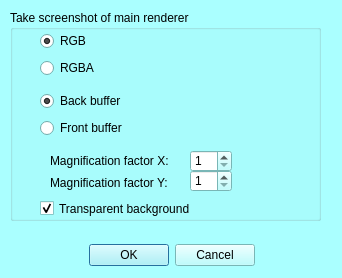
<?xml version="1.0" encoding="UTF-8"?>
<ui version="4.0">
 <class>mqScreenshotDialog</class>
 <widget class="QDialog" name="mqScreenshotDialog">
  <property name="geometry">
   <rect>
    <x>0</x>
    <y>0</y>
    <width>342</width>
    <height>278</height>
   </rect>
  </property>
  <property name="palette">
   <palette>
    <active>
     <colorrole role="WindowText">
      <brush brushstyle="SolidPattern">
       <color alpha="255">
        <red>0</red>
        <green>0</green>
        <blue>0</blue>
       </color>
      </brush>
     </colorrole>
     <colorrole role="Button">
      <brush brushstyle="SolidPattern">
       <color alpha="255">
        <red>170</red>
        <green>255</green>
        <blue>255</blue>
       </color>
      </brush>
     </colorrole>
     <colorrole role="Light">
      <brush brushstyle="SolidPattern">
       <color alpha="255">
        <red>255</red>
        <green>255</green>
        <blue>255</blue>
       </color>
      </brush>
     </colorrole>
     <colorrole role="Midlight">
      <brush brushstyle="SolidPattern">
       <color alpha="255">
        <red>212</red>
        <green>255</green>
        <blue>255</blue>
       </color>
      </brush>
     </colorrole>
     <colorrole role="Dark">
      <brush brushstyle="SolidPattern">
       <color alpha="255">
        <red>85</red>
        <green>127</green>
        <blue>127</blue>
       </color>
      </brush>
     </colorrole>
     <colorrole role="Mid">
      <brush brushstyle="SolidPattern">
       <color alpha="255">
        <red>113</red>
        <green>170</green>
        <blue>170</blue>
       </color>
      </brush>
     </colorrole>
     <colorrole role="Text">
      <brush brushstyle="SolidPattern">
       <color alpha="255">
        <red>0</red>
        <green>0</green>
        <blue>0</blue>
       </color>
      </brush>
     </colorrole>
     <colorrole role="BrightText">
      <brush brushstyle="SolidPattern">
       <color alpha="255">
        <red>255</red>
        <green>255</green>
        <blue>255</blue>
       </color>
      </brush>
     </colorrole>
     <colorrole role="ButtonText">
      <brush brushstyle="SolidPattern">
       <color alpha="255">
        <red>0</red>
        <green>0</green>
        <blue>0</blue>
       </color>
      </brush>
     </colorrole>
     <colorrole role="Base">
      <brush brushstyle="SolidPattern">
       <color alpha="255">
        <red>255</red>
        <green>255</green>
        <blue>255</blue>
       </color>
      </brush>
     </colorrole>
     <colorrole role="Window">
      <brush brushstyle="SolidPattern">
       <color alpha="255">
        <red>170</red>
        <green>255</green>
        <blue>255</blue>
       </color>
      </brush>
     </colorrole>
     <colorrole role="Shadow">
      <brush brushstyle="SolidPattern">
       <color alpha="255">
        <red>0</red>
        <green>0</green>
        <blue>0</blue>
       </color>
      </brush>
     </colorrole>
     <colorrole role="AlternateBase">
      <brush brushstyle="SolidPattern">
       <color alpha="255">
        <red>212</red>
        <green>255</green>
        <blue>255</blue>
       </color>
      </brush>
     </colorrole>
     <colorrole role="ToolTipBase">
      <brush brushstyle="SolidPattern">
       <color alpha="255">
        <red>255</red>
        <green>255</green>
        <blue>220</blue>
       </color>
      </brush>
     </colorrole>
     <colorrole role="ToolTipText">
      <brush brushstyle="SolidPattern">
       <color alpha="255">
        <red>0</red>
        <green>0</green>
        <blue>0</blue>
       </color>
      </brush>
     </colorrole>
     <colorrole role="PlaceholderText">
      <brush brushstyle="NoBrush">
       <color alpha="128">
        <red>0</red>
        <green>0</green>
        <blue>0</blue>
       </color>
      </brush>
     </colorrole>
    </active>
    <inactive>
     <colorrole role="WindowText">
      <brush brushstyle="SolidPattern">
       <color alpha="255">
        <red>0</red>
        <green>0</green>
        <blue>0</blue>
       </color>
      </brush>
     </colorrole>
     <colorrole role="Button">
      <brush brushstyle="SolidPattern">
       <color alpha="255">
        <red>170</red>
        <green>255</green>
        <blue>255</blue>
       </color>
      </brush>
     </colorrole>
     <colorrole role="Light">
      <brush brushstyle="SolidPattern">
       <color alpha="255">
        <red>255</red>
        <green>255</green>
        <blue>255</blue>
       </color>
      </brush>
     </colorrole>
     <colorrole role="Midlight">
      <brush brushstyle="SolidPattern">
       <color alpha="255">
        <red>212</red>
        <green>255</green>
        <blue>255</blue>
       </color>
      </brush>
     </colorrole>
     <colorrole role="Dark">
      <brush brushstyle="SolidPattern">
       <color alpha="255">
        <red>85</red>
        <green>127</green>
        <blue>127</blue>
       </color>
      </brush>
     </colorrole>
     <colorrole role="Mid">
      <brush brushstyle="SolidPattern">
       <color alpha="255">
        <red>113</red>
        <green>170</green>
        <blue>170</blue>
       </color>
      </brush>
     </colorrole>
     <colorrole role="Text">
      <brush brushstyle="SolidPattern">
       <color alpha="255">
        <red>0</red>
        <green>0</green>
        <blue>0</blue>
       </color>
      </brush>
     </colorrole>
     <colorrole role="BrightText">
      <brush brushstyle="SolidPattern">
       <color alpha="255">
        <red>255</red>
        <green>255</green>
        <blue>255</blue>
       </color>
      </brush>
     </colorrole>
     <colorrole role="ButtonText">
      <brush brushstyle="SolidPattern">
       <color alpha="255">
        <red>0</red>
        <green>0</green>
        <blue>0</blue>
       </color>
      </brush>
     </colorrole>
     <colorrole role="Base">
      <brush brushstyle="SolidPattern">
       <color alpha="255">
        <red>255</red>
        <green>255</green>
        <blue>255</blue>
       </color>
      </brush>
     </colorrole>
     <colorrole role="Window">
      <brush brushstyle="SolidPattern">
       <color alpha="255">
        <red>170</red>
        <green>255</green>
        <blue>255</blue>
       </color>
      </brush>
     </colorrole>
     <colorrole role="Shadow">
      <brush brushstyle="SolidPattern">
       <color alpha="255">
        <red>0</red>
        <green>0</green>
        <blue>0</blue>
       </color>
      </brush>
     </colorrole>
     <colorrole role="AlternateBase">
      <brush brushstyle="SolidPattern">
       <color alpha="255">
        <red>212</red>
        <green>255</green>
        <blue>255</blue>
       </color>
      </brush>
     </colorrole>
     <colorrole role="ToolTipBase">
      <brush brushstyle="SolidPattern">
       <color alpha="255">
        <red>255</red>
        <green>255</green>
        <blue>220</blue>
       </color>
      </brush>
     </colorrole>
     <colorrole role="ToolTipText">
      <brush brushstyle="SolidPattern">
       <color alpha="255">
        <red>0</red>
        <green>0</green>
        <blue>0</blue>
       </color>
      </brush>
     </colorrole>
     <colorrole role="PlaceholderText">
      <brush brushstyle="NoBrush">
       <color alpha="128">
        <red>0</red>
        <green>0</green>
        <blue>0</blue>
       </color>
      </brush>
     </colorrole>
    </inactive>
    <disabled>
     <colorrole role="WindowText">
      <brush brushstyle="SolidPattern">
       <color alpha="255">
        <red>85</red>
        <green>127</green>
        <blue>127</blue>
       </color>
      </brush>
     </colorrole>
     <colorrole role="Button">
      <brush brushstyle="SolidPattern">
       <color alpha="255">
        <red>170</red>
        <green>255</green>
        <blue>255</blue>
       </color>
      </brush>
     </colorrole>
     <colorrole role="Light">
      <brush brushstyle="SolidPattern">
       <color alpha="255">
        <red>255</red>
        <green>255</green>
        <blue>255</blue>
       </color>
      </brush>
     </colorrole>
     <colorrole role="Midlight">
      <brush brushstyle="SolidPattern">
       <color alpha="255">
        <red>212</red>
        <green>255</green>
        <blue>255</blue>
       </color>
      </brush>
     </colorrole>
     <colorrole role="Dark">
      <brush brushstyle="SolidPattern">
       <color alpha="255">
        <red>85</red>
        <green>127</green>
        <blue>127</blue>
       </color>
      </brush>
     </colorrole>
     <colorrole role="Mid">
      <brush brushstyle="SolidPattern">
       <color alpha="255">
        <red>113</red>
        <green>170</green>
        <blue>170</blue>
       </color>
      </brush>
     </colorrole>
     <colorrole role="Text">
      <brush brushstyle="SolidPattern">
       <color alpha="255">
        <red>85</red>
        <green>127</green>
        <blue>127</blue>
       </color>
      </brush>
     </colorrole>
     <colorrole role="BrightText">
      <brush brushstyle="SolidPattern">
       <color alpha="255">
        <red>255</red>
        <green>255</green>
        <blue>255</blue>
       </color>
      </brush>
     </colorrole>
     <colorrole role="ButtonText">
      <brush brushstyle="SolidPattern">
       <color alpha="255">
        <red>85</red>
        <green>127</green>
        <blue>127</blue>
       </color>
      </brush>
     </colorrole>
     <colorrole role="Base">
      <brush brushstyle="SolidPattern">
       <color alpha="255">
        <red>170</red>
        <green>255</green>
        <blue>255</blue>
       </color>
      </brush>
     </colorrole>
     <colorrole role="Window">
      <brush brushstyle="SolidPattern">
       <color alpha="255">
        <red>170</red>
        <green>255</green>
        <blue>255</blue>
       </color>
      </brush>
     </colorrole>
     <colorrole role="Shadow">
      <brush brushstyle="SolidPattern">
       <color alpha="255">
        <red>0</red>
        <green>0</green>
        <blue>0</blue>
       </color>
      </brush>
     </colorrole>
     <colorrole role="AlternateBase">
      <brush brushstyle="SolidPattern">
       <color alpha="255">
        <red>170</red>
        <green>255</green>
        <blue>255</blue>
       </color>
      </brush>
     </colorrole>
     <colorrole role="ToolTipBase">
      <brush brushstyle="SolidPattern">
       <color alpha="255">
        <red>255</red>
        <green>255</green>
        <blue>220</blue>
       </color>
      </brush>
     </colorrole>
     <colorrole role="ToolTipText">
      <brush brushstyle="SolidPattern">
       <color alpha="255">
        <red>0</red>
        <green>0</green>
        <blue>0</blue>
       </color>
      </brush>
     </colorrole>
     <colorrole role="PlaceholderText">
      <brush brushstyle="NoBrush">
       <color alpha="128">
        <red>0</red>
        <green>0</green>
        <blue>0</blue>
       </color>
      </brush>
     </colorrole>
    </disabled>
   </palette>
  </property>
  <property name="windowTitle">
   <string>Screenshot</string>
  </property>
  <widget class="QWidget" name="layoutWidget">
   <property name="geometry">
    <rect>
     <x>60</x>
     <y>240</y>
     <width>195</width>
     <height>30</height>
    </rect>
   </property>
   <layout class="QHBoxLayout" name="horizontalLayout_2">
    <item>
     <widget class="QDialogButtonBox" name="buttonBox">
      <property name="orientation">
       <enum>Qt::Horizontal</enum>
      </property>
      <property name="standardButtons">
       <set>QDialogButtonBox::Cancel|QDialogButtonBox::Ok</set>
      </property>
     </widget>
    </item>
   </layout>
  </widget>
  <widget class="QGroupBox" name="groupBox">
   <property name="geometry">
    <rect>
     <x>10</x>
     <y>10</y>
     <width>311</width>
     <height>211</height>
    </rect>
   </property>
   <property name="title">
    <string>Take screenshot of main renderer</string>
   </property>
   <widget class="QLabel" name="label_6">
    <property name="geometry">
     <rect>
      <x>40</x>
      <y>136</y>
      <width>131</width>
      <height>31</height>
     </rect>
    </property>
    <property name="text">
     <string>&lt;html&gt;&lt;head/&gt;&lt;body&gt;&lt;p&gt;Magnification factor X:&lt;/p&gt;&lt;/body&gt;&lt;/html&gt;</string>
    </property>
   </widget>
   <widget class="QWidget" name="verticalLayoutWidget">
    <property name="geometry">
     <rect>
      <x>30</x>
      <y>20</y>
      <width>220</width>
      <height>49</height>
     </rect>
    </property>
    <layout class="QVBoxLayout" name="verticalLayout">
     <item>
      <widget class="QRadioButton" name="RGB">
       <property name="text">
        <string>RGB</string>
       </property>
       <property name="checked">
        <bool>true</bool>
       </property>
      </widget>
     </item>
     <item>
      <widget class="QRadioButton" name="RGBA">
       <property name="text">
        <string>RGBA</string>
       </property>
       <property name="checked">
        <bool>false</bool>
       </property>
      </widget>
     </item>
    </layout>
   </widget>
   <widget class="QSpinBox" name="magnificationX">
    <property name="geometry">
     <rect>
      <x>180</x>
      <y>140</y>
      <width>42</width>
      <height>22</height>
     </rect>
    </property>
    <property name="minimum">
     <number>1</number>
    </property>
    <property name="maximum">
     <number>5</number>
    </property>
   </widget>
   <widget class="QWidget" name="verticalLayoutWidget_2">
    <property name="geometry">
     <rect>
      <x>30</x>
      <y>80</y>
      <width>220</width>
      <height>49</height>
     </rect>
    </property>
    <layout class="QVBoxLayout" name="verticalLayout_2">
     <item>
      <widget class="QRadioButton" name="back">
       <property name="text">
        <string>Back buffer</string>
       </property>
       <property name="checked">
        <bool>true</bool>
       </property>
      </widget>
     </item>
     <item>
      <widget class="QRadioButton" name="front">
       <property name="text">
        <string>Front buffer</string>
       </property>
      </widget>
     </item>
    </layout>
   </widget>
   <widget class="QSpinBox" name="magnificationY">
    <property name="geometry">
     <rect>
      <x>180</x>
      <y>160</y>
      <width>42</width>
      <height>22</height>
     </rect>
    </property>
    <property name="minimum">
     <number>1</number>
    </property>
    <property name="maximum">
     <number>5</number>
    </property>
   </widget>
   <widget class="QLabel" name="label_7">
    <property name="geometry">
     <rect>
      <x>40</x>
      <y>158</y>
      <width>131</width>
      <height>31</height>
     </rect>
    </property>
    <property name="text">
     <string>&lt;html&gt;&lt;head/&gt;&lt;body&gt;&lt;p&gt;Magnification factor Y:&lt;/p&gt;&lt;/body&gt;&lt;/html&gt;</string>
    </property>
   </widget>
   <widget class="QCheckBox" name="transparent">
    <property name="geometry">
     <rect>
      <x>30</x>
      <y>190</y>
      <width>181</width>
      <height>17</height>
     </rect>
    </property>
    <property name="text">
     <string>Transparent background</string>
    </property>
    <property name="checked">
     <bool>true</bool>
    </property>
   </widget>
  </widget>
 </widget>
 <resources>
  <include location="../Icons/icons.qrc"/>
  <include location="../Icons/icons.qrc"/>
 </resources>
 <connections>
  <connection>
   <sender>buttonBox</sender>
   <signal>accepted()</signal>
   <receiver>mqScreenshotDialog</receiver>
   <slot>accept()</slot>
   <hints>
    <hint type="sourcelabel">
     <x>248</x>
     <y>254</y>
    </hint>
    <hint type="destinationlabel">
     <x>157</x>
     <y>274</y>
    </hint>
   </hints>
  </connection>
  <connection>
   <sender>buttonBox</sender>
   <signal>rejected()</signal>
   <receiver>mqScreenshotDialog</receiver>
   <slot>reject()</slot>
   <hints>
    <hint type="sourcelabel">
     <x>316</x>
     <y>260</y>
    </hint>
    <hint type="destinationlabel">
     <x>286</x>
     <y>274</y>
    </hint>
   </hints>
  </connection>
 </connections>
</ui>
